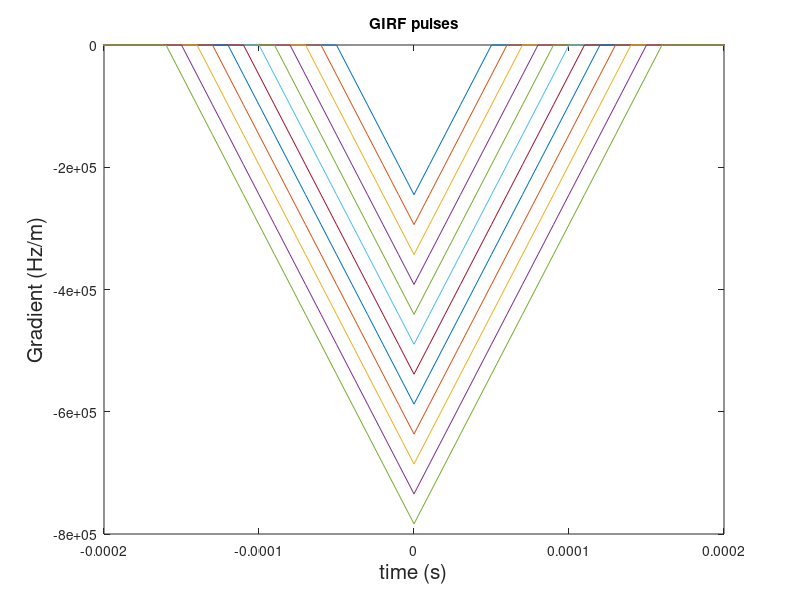
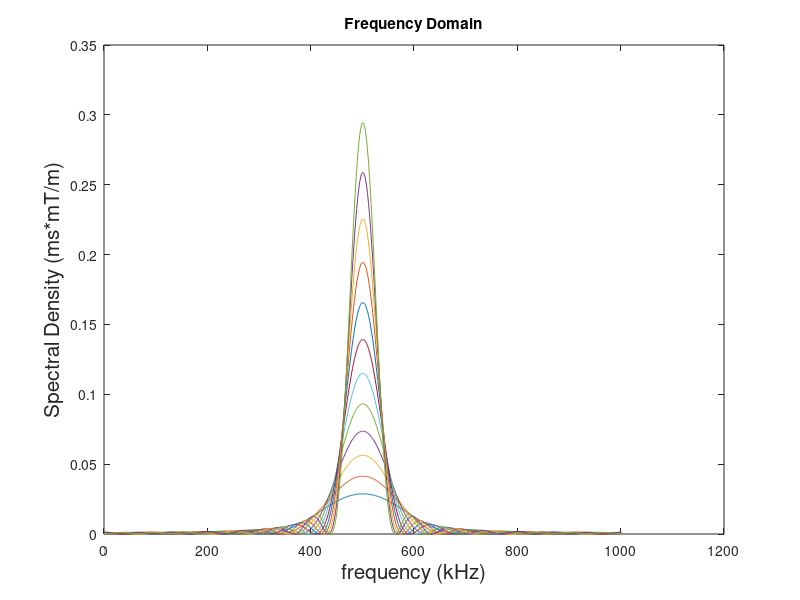
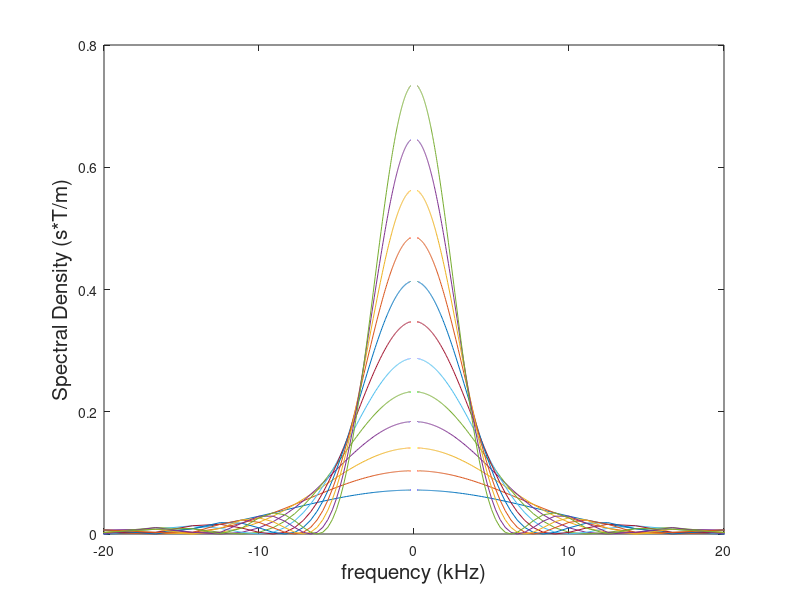
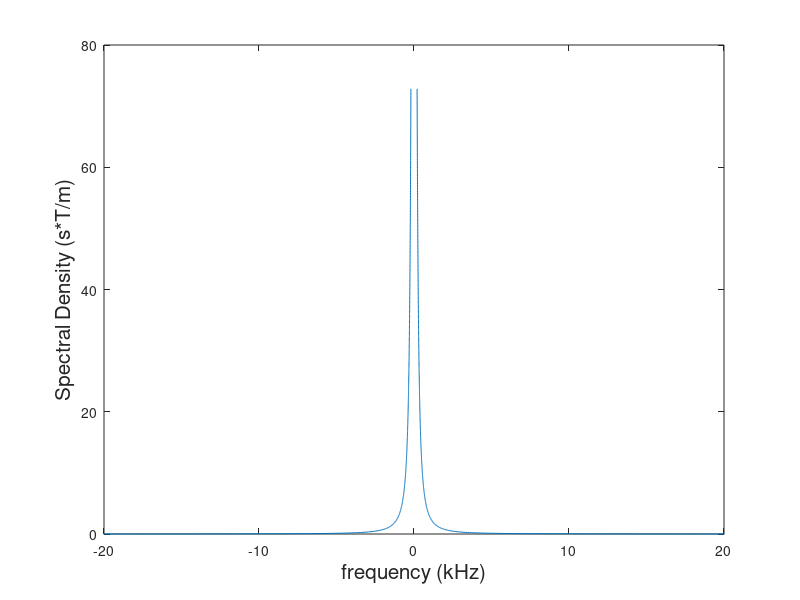

Write the MATLAB code that produced these figures, in order.
%% TrianglePulse function for GIRF - pulses for generate in pypulseq a '.seq' file
%  by TTFernandes, July 2020, IST

%% Initialize
clc
% close all
clear all

FFT      = 1;  % '1' - True, '0' - False
computer = 2;  % 'Seia' - 2 OU 'Casa' - 1
cdTest = 'GIRFOS_tool/Matlab_basedCode/Tools';
cd(cdTest)
%% Dirac delta Function

test  = 'SCAN';
saveT = 'Fals';

lenT   = 12;                        % Length of T
T      = linspace(0.05,0.16,lenT);  % time range - (ms)
p      = 115;                       % slope - mT/(m ms)
DT     = 0.01;                      % raster time (ms)
tTotal = 10;                         % Total time (ms)
tpre   = tTotal/2;                         % time Pre Pulse (ms)

if test == 'PULS'
    t    = [-0.2:DT:0.2]; % time range - ms
    tTotal = 2*0.2;
elseif test == 'SCAN'
    t    = [-tpre:DT:tTotal-tpre]; % time range - ms    
end


% convertion
tConvert = t *1e-3;     % in s
Tconvert = T *1e-3;     % in s
pConvert = p;           % in T/(m s)
gammabar = 42.576e6;    % Gyro-magnetic ratio Hz/T

% Build vector & Plot
i_t = zeros(length(tConvert),1);
maxAmp    = zeros(1,lenT);
maxMoment = zeros(1,lenT);

figure()
for ii=1:lenT
    for i=1:length(tConvert)
        if abs(tConvert(i)) <= Tconvert(ii)
            i_t(i,ii) = (-1) * pConvert*(Tconvert(ii)-abs(tConvert(i))) * gammabar ;
        elseif abs(tConvert(i)) > Tconvert(ii)
            i_t(i,ii) = (-1) * 0 * gammabar;
        end
    end
    maxAmp(ii)    = (-1) * pConvert * Tconvert(ii);  % Maximum Amplitude of the Pulse
    maxMoment(ii) = pConvert * Tconvert(ii)^2;       % Moment of the Pulse
    
    plot(tConvert,i_t(:,ii))
    hold on
end
ylabel(['Gradient (Hz/m)'],'fontsize',15)
xlabel(['time (s)'],'fontsize',15)
title('GIRF pulses')
xlim([-0.2 0.2]*1e-3)



%% Save GIRF pulse
if saveT == 'True'
    if computer == 1
        cd('./pulses')
    else
        cd('./pulses')
    end
    if test == 'PULS'
        save(['girf_',test,'_pulse_', num2str(lenT),'_tTotal_',num2str(tTotal),'ms_DT_',num2str(DT*1e2),'_1e-5_p',num2str(p),'.mat'],'i_t')
        cd('/home/tfernandes/Documents/Projetos/Project_lfStroke/Code/1_pythonCodes/GIRF/pulses')
        save(['girf_',test,'_pulse_', num2str(lenT),'_tTotal_',num2str(tTotal),'ms_DT_',num2str(DT*1e2),'_1e-5_p',num2str(p),'.mat'],'i_t')
        cd(cdTest)
    elseif test == 'SCAN'
        save(['girf_',test,'_pulse_', num2str(lenT),'_tTotal_',num2str(tTotal),'ms_DT_',num2str(DT*1e2),'_1e-5_p',num2str(p),'.mat'],'i_t')
        cd('/home/tfernandes/Documents/Projetos/Project_lfStroke/Code/1_pythonCodes/GIRF/pulses')
        save(['girf_',test,'_pulse_', num2str(lenT),'_tTotal_',num2str(tTotal),'ms_DT_',num2str(DT*1e2),'_1e-5_p',num2str(p),'.mat'],'i_t')
    end
    if computer == 1
        cd('D:\Tiago\Trabalho\2020_IST\lfStroke\Spiral_Optimization\5_GIRF\1_matlab_code')
    else
        cd(cdTest)
    end
end


%% FFT of the signal & Frequency domain
if FFT == 1
    
    % part 1 - FFT
    figure()
    freq = 1./tConvert*1e-3;
    for ii=1:length(T)
        i_tFFT(:,ii) = fftshift(fft(i_t(:,ii))/gammabar);
%         plot(freq,abs(i_tFFT(:,ii)));
        plot(abs(i_tFFT(:,ii)));
        hold on
    end
%     xlim([-20 20])
    title('Frequency Domain')
    xlabel(['frequency (kHz)'],'fontsize',15)
    ylabel(['Spectral Density (ms*mT/m)'],'fontsize',15)
    
    % part 2 - Frequency domain
    clear I_w
    w = (1./t) * (2*pi);
    freq = 1./tConvert*1e-3;   
    testI_w = 0;
    figure()
    for ii=1:length(T)
        I_w(:,ii) = (pConvert * ( ( sin( w * T(ii)./2 ) .^2 ) ./ (w.^2) ));
        testI_w = testI_w + sqrt(abs(I_w(:,ii)).^2);
        plot(freq,I_w(:,ii))
%         plot(I_w(:,ii))        
        hold on        
    end
    
    xlim([-20 20])
    xlabel(['frequency (kHz)'],'fontsize',15)
    ylabel(['Spectral Density (s*T/m)'],'fontsize',15)     
    maxAmpli_W = p*T(end)^2    
    
    figure()
    test1 = pConvert./(w.^2);
    plot(freq,test1)
    hold on
    xlim([-20 20])
    xlabel(['frequency (kHz)'],'fontsize',15)
    ylabel(['Spectral Density (s*T/m)'],'fontsize',15)    
    
    figure()
    plot(freq,testI_w)
    hold on
    xlim([-20 20])
    xlabel(['frequency (kHz)'],'fontsize',15)
    ylabel(['Spectral Density (s*T/m)'],'fontsize',15)    
    
    
    
 % part 3 - Save
    if saveT == 'True'
        if computer == 1
            cd('./pulses')
            save(['girf_Input_freq_', num2str(lenT),'.mat'],'i_tFFT')
            cd('D:\Tiago\Trabalho\2020_IST\lfStroke\Spiral_Optimization\5_GIRF\1_matlab_code')
        else
            if test == 'PULS'
                cd('./pulses')
                save(['girf_',test,'_Input_freq_', num2str(lenT),'.mat'],'i_tFFT')
                save(['girf_',test,'_Input_freq_sincFunct_', num2str(lenT),'.mat'],'I_w')
                cd(cdTest)
            elseif test == 'SCAN'
                cd('./pulses')
                save(['girf_',test,'_Input_freq_', num2str(lenT),'_tTotal_',num2str(tTotal),'ms.mat'],'i_tFFT')
                save(['girf_',test,'_Input_freq_sincFunct_', num2str(lenT),'.mat'],'I_w')
                cd(cdTest)
            end
        end
    end
end

close all

